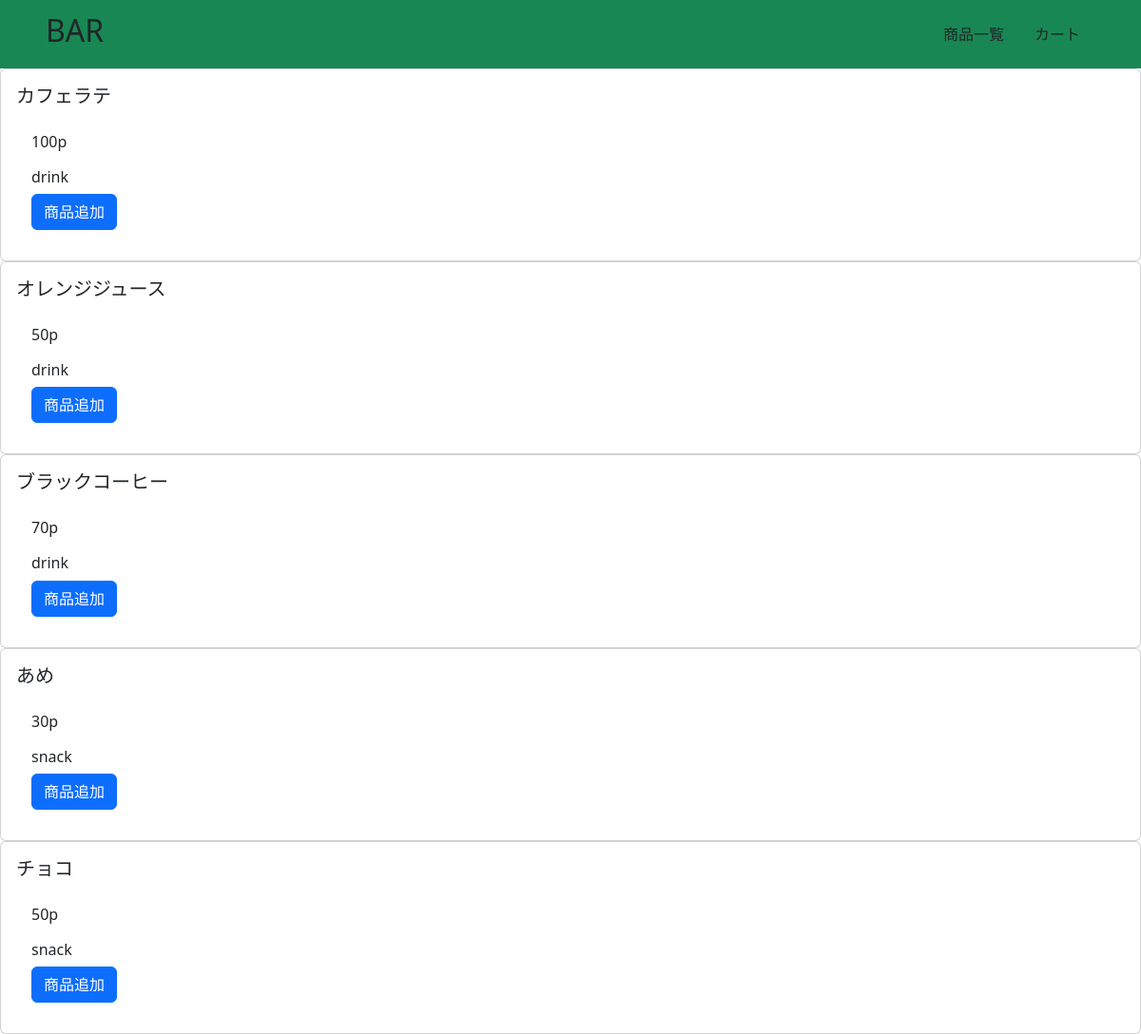
The app's page /product/, older data.
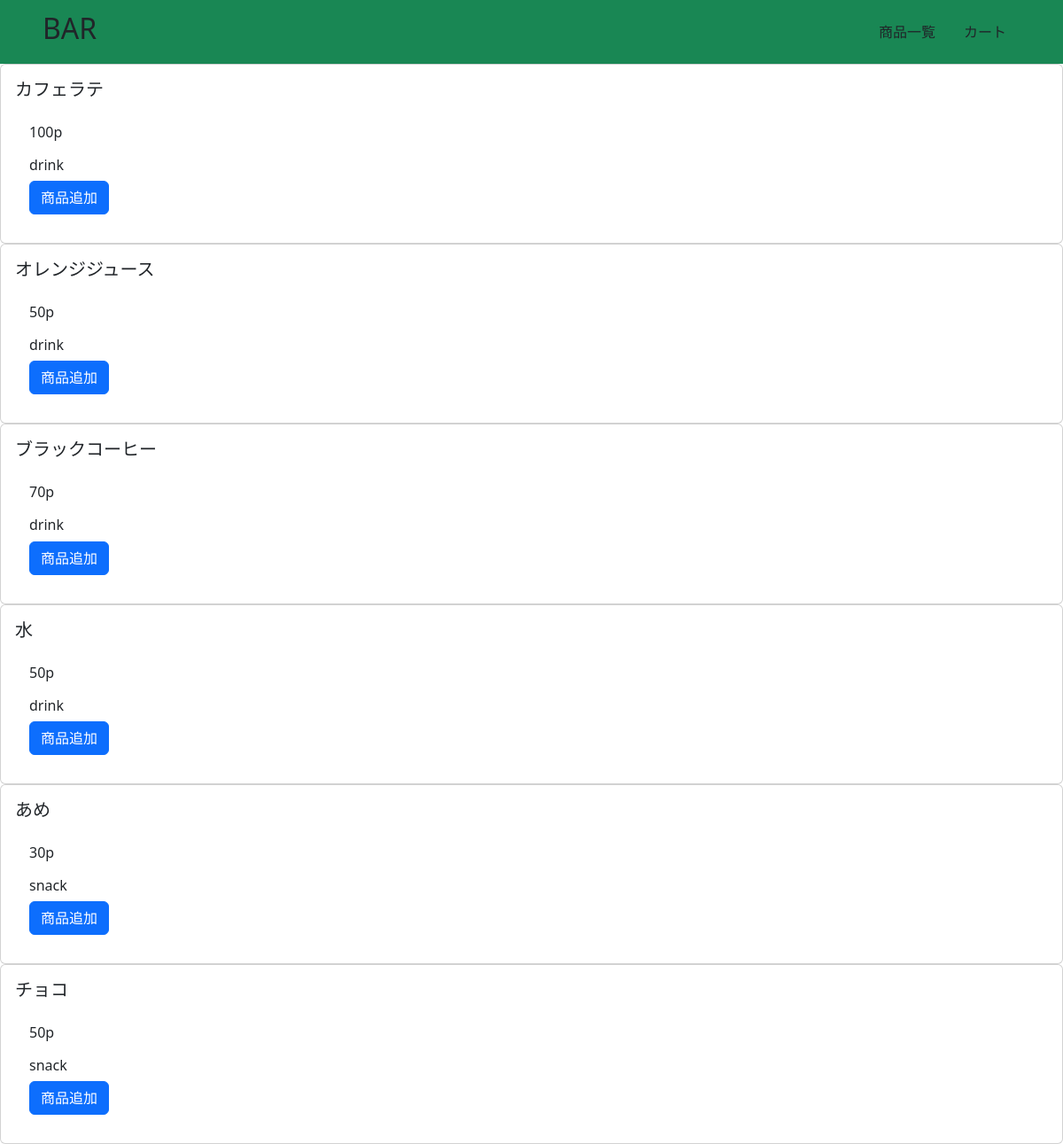
The same page, newer data.
### bar/models.py (models this page shows, shortened)
class Product(models.Model):
    name = models.CharField(max_length=100)
    price = models.IntegerField()
    category = models.CharField(max_length=100, choices=CATEGORY)

### bar/views.py (the view)
# urls.py: path("product/", views.ListProductView.as_view(), name="product"),
class ListProductView(ListView):
    template_name = "product/product_list.html"
    queryset = Product.objects.order_by("category")

### bar/templates/product/product_list.html (shortened to what this page needs)
{% extends 'base.html' %}
{% block content %}
{% for item in object_list %}
<div class="card">
    <div class="card-body">
        <h5 class="card-name">{{item.name}}</h5>
        <div class="card-body">
            <p class="card-price">{{item.price}}p</p>
            <h6 class="card-category">{{ item.category }}</h6>
            <a href="{% url 'product_detail' item.id %}" class="btn btn-primary">商品追加</a>
        </div>
    </div>
</div>
{% endfor %}
{% endblock content %}

Row changes from the older to the newer data that the page shows:
added Product: name "水", price "50", category "drink"
